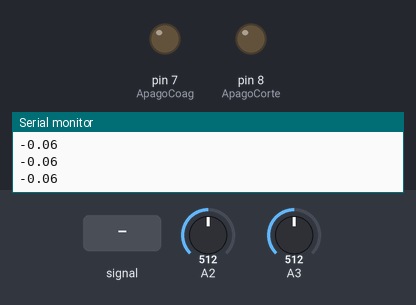
Recording of a sketch running on a simulated Arduino Uno, built with avr-gcc and run on an emulated ATmega328P. Shown: output pins drawn as LEDs (lit = HIGH), the last lines printed to the serial monitor. Inputs (shaded band) come from the test bench; at power-on: A2 = 512, A3 = 512.

Above: at 1.2 s.
1.3 s: A3 fed a 200 Hz sine of ±81 counts around its level
At 2.2 s:
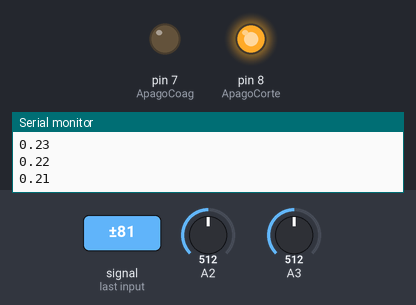
4.3 s: A2 set to 530
At 5.2 s:
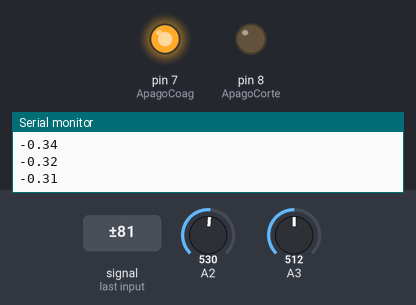
7.3 s: A3 set to 716
8.8 s: A3 set to 534
10.3 s: A3 set to 504
At 11.3 s:
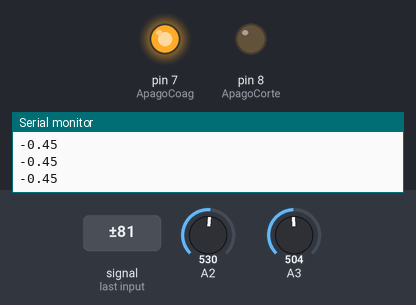
11.8 s: A3 set to 900
At 12.7 s:
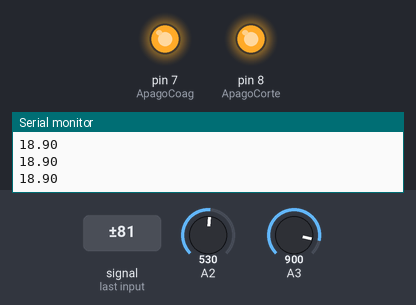
Timing chart, 0 to 14.3 s (numbered marks = the images above; inputs shaded):
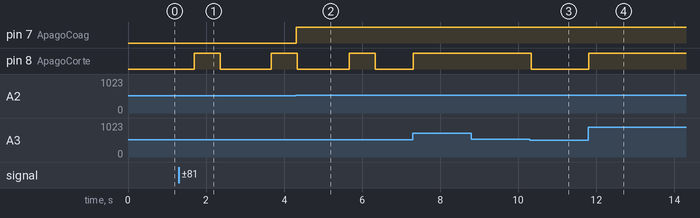

Measured:
- the behaviour switches between 521 and 522 on A2 (found by bisection; images 1 and 2)
- after the input at 1.3 s, pin 8 (ApagoCorte): LOW → HIGH after 0.40 s, → LOW 0.67 s later, → HIGH 1.3 s later
- after the input at 4.3 s, pin 7 (ApagoCoag): LOW → HIGH at once
- after the input at 10.3 s, pin 8 (ApagoCorte): HIGH → LOW at once
- after the input at 11.8 s, pin 8 (ApagoCorte): LOW → HIGH at once

The sketch:

Esclavo_escribe_sensorCor.ino
```cpp
//Aplicando Filtro a las lecturas del ACS712
//usaremos la media aritmética de varias lecturas consecutivas,
//simplemente hay que sumar la lecturas y dividirlas en el número de muestras.
//La cantidad de muestras para calcular el promedio depende del nivel de ruido que tengan.

#include <Wire.h>         //libreria para comunicacion I2C

#define ApagoCorte 8
#define ApagoCoag 7

float Sensibilidad=0.100;       //sensibilidad en voltios dependiendo el sensor 20A
//float Idc;
//float IdcCoag;
byte Corte;
byte Coag;
byte Dato_Corriente = 0x00;
byte Base;

void setup() {
  Serial.begin(9600);
  Wire.begin(7);                  //unirse al bus I2C con la dirección # 7
  Wire.onRequest(requestSens);

  pinMode(ApagoCorte,OUTPUT);
  pinMode(ApagoCoag,OUTPUT);
}

void loop() {
  float Idc=CORTE_C_REQUEST(100);               //obtenemos la corriente promedio de 500 muestras
  float IdcCoag=COAG_C_REQUEST(50);            //obtenemos la corriente promedio de 500 muestras
  Salida_Corriente();
  Serial.println (Idc);
  delay(10);
}
//función que se ejecuta cuando los datos son solicitados por el maestro
// esta función está registrada como un evento, vea setup ()

float CORTE_C_REQUEST(int numeroMuestras)
{
  float VoltajeSensorCOR = 0;
  float intensidad_Cor = 0;

  for(int i=0;i<numeroMuestras;i++)                     //ciclo donde sumamos las 500 muestras
  {
    VoltajeSensorCOR = analogRead(A3) * (5.0/1023.0);              //lee el canal A0 y calcula el valor en tension
    intensidad_Cor=intensidad_Cor+(VoltajeSensorCOR-2.5087)/Sensibilidad;    //calculamos corriente y sumamos
  }
  intensidad_Cor=intensidad_Cor/numeroMuestras;
  if( intensidad_Cor >= 0.1){

    digitalWrite (ApagoCorte,HIGH);
    Corte =0x02;
  }
  else{
   digitalWrite (ApagoCorte,LOW);
   Corte =0x00;
  }
  return(intensidad_Cor);
}

  ///////////////////////////////////////////////////////////////////////////////////////////////////
  ///////////////////////////////////////////COAGULACION ////////////////////////////////////////////

  float COAG_C_REQUEST(int numeroMuestras1)
{
  float VoltajeSensorCOAG = 0;
  float intensidad_Coag = 0;

  for(int j=0;j<numeroMuestras1;j++)                               //ciclo donde sumamos las 500 muestras
  {
    VoltajeSensorCOAG = analogRead(A2) * (5.0/1023.0);              //lee el canal A1 y calcula el valor en tension
    intensidad_Coag=intensidad_Coag+(VoltajeSensorCOAG-2.497)/Sensibilidad;    //calculamos corriente y sumamos
  }
  intensidad_Coag=intensidad_Coag/numeroMuestras1;
  if( intensidad_Coag >= 0.5){
    digitalWrite (ApagoCoag,HIGH);
    Coag = 0x01;
  }
  else{
   digitalWrite (ApagoCoag,LOW);
   Coag = 0x00;
  }
return(intensidad_Coag);
}

void requestSens ()
{
  Wire.write(Dato_Corriente); //responder con mensaje de 6 bytes como esperaba el maestro
}

void Salida_Corriente ()
{
  Dato_Corriente =  (Corte|Coag)|Base;
}
```
